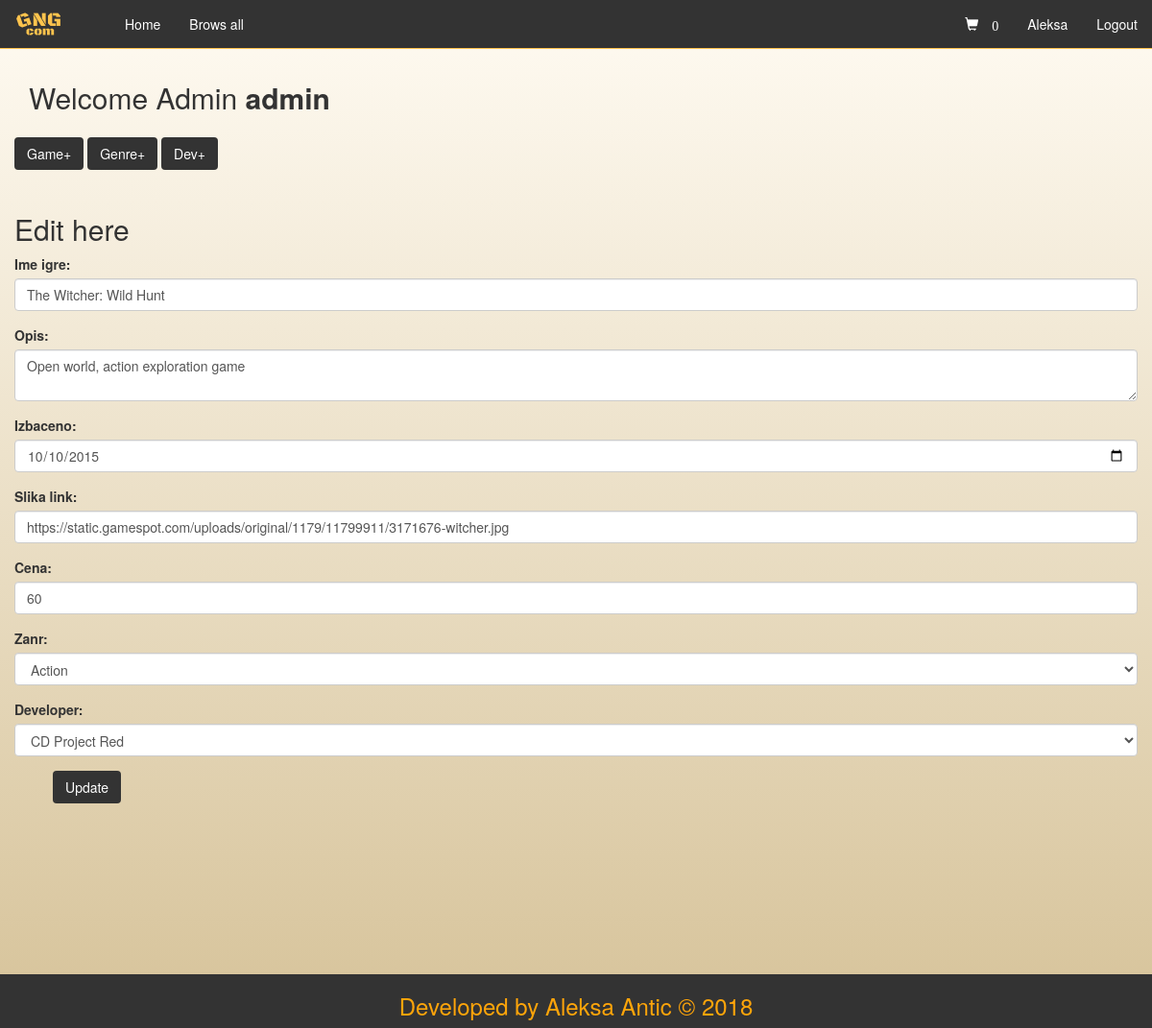
Page /index.php?pages=fix&id=1 (signed in) on the committed database.
### tables this page shows
create table user(
	id int(11) not null primary key auto_increment,
	ime varchar(45) not null,
	username varchar(45) not null,
	email varchar(45) not null,
	pass varchar(45) not null,
	img varchar(255) not null default "https://cdn.iconscout.com/public/images/icon/premium/png-512/gamepad-control-game-play-xbox-3d8c51a61e95fa85-512x512.png",
	level smallint(2) not null default 1,
	money int(11) not null default 0
);

create table game(
	id int(11) not null primary key auto_increment,
	name varchar(45) not null,
	description varchar(255) not null,
	rating decimal(11,2) default 0,
	release_date date not null,
	img longtext not null,
	cena int(11) not null default 60,
	kupljeno int(11) not null default 0,
	id_developer int(11) not null,
	id_genre int(11) not null,
	foreign key (id_developer) references developer(id)
		on update cascade
		on delete restrict,
	foreign key (id_genre) references genre(id)
		on update cascade
		on delete restrict
);

### includes/defines.php (called while the page is built, shortened)
<?php
	function check($connect,$data){
		$data = trim($data);
		$data = stripcslashes($data);
		$data = htmlspecialchars($data);
		return $data;
	}
	function isLoged(){
		if(isset($_SESSION["logedin_user"])){
			return true;
		}
		return false;
	}
	function isAdmin($result){
		if(isLoged() && $result["level"] == 3){
			return true;
		}
		return false;
	}
 ?>

### includes/sesion.php (called while the page is built, shortened)
<?php
    if(isset($_SESSION["logedin_user"])){
	$user = $_SESSION["logedin_user"];
	$query = $connect->query("SELECT * FROM user WHERE username = '$user'");
	$result = $query->fetch_assoc();
	}
 ?>

### pages/editgame.php (the view, shortened to what this page needs)
<div class="row">
	<h2>Edit here</h2>
	<?php
		$id = check($connect,$_GET['id']);
		$query = $connect->query("SELECT * from game where id='$id'");
		$res = $query->fetch_assoc();
	 ?>
	 <form method="post" action="includes/updategame.php">
	 	<div class="form-group">
    		<label>Ime igre:</label>
    		<input type="text" class="form-control" name="ime" value="<?php echo $res['name']; ?>">
 		</div>
 		<div class="form-group">
    		<label>Opis:</label>
    		<textarea type="text" class="form-control" name="desc" ><?php echo $res['description']; ?></textarea>
 		</div>
 		<div class="form-group">
    		<label>Izbaceno:</label>
    		<input type="date" class="form-control" name="date" value="<?php echo $res['release_date']; ?>">
 		</div>
        <div class="form-group">
            <label>Slika link:</label>
            <input type="text" class="form-control" name="img" value="<?php echo $res['img']; ?>">
        </div>
 		<div class="form-group">
    		<label>Cena:</label>
    		<input type="text" class="form-control" name="cena" value="<?php echo $res['cena']; ?>">
 		</div>
 		<div class="form-group">
    		<label>Zanr:</label>
    		<select class="form-control" name="genre" value="<?php echo $res['id_genre']; ?>">
    		<?php
    			$query = $connect->query("SELECT * FROM genre");
				while($r = $query->fetch_assoc()){
					echo "<option class='form-control' value='".$r["id"]."'>".$r["name"]."</option>";
				}
    		 ?>
    		 </select>
 		</div>
 		<div class="form-group">
    		<label>Developer:</label>
    		<select class="form-control" name="dev" value="<?php echo $res['id_developer']; ?>">
    		<?php
    			$query = $connect->query("SELECT * FROM developer");
				while($r = $query->fetch_assoc()){
					echo "<option class='form-control' value='".$r["id"]."'>".$r["name"]."</option>";
				}
    		 ?>
    		 </select>
 		</div>
 		<dir class="form-group">
 			<button class="btn">Update</button>
 		</dir>
	 </form>
</div>

### index.php (shortened to what this page needs)
<?php include_once "includes/defines.php";
	  include_once("includes/sesion.php");?>
<!DOCTYPE html>
<html>
<head>
	<link rel="stylesheet" href="https://maxcdn.bootstrapcdn.com/bootstrap/3.3.7/css/bootstrap.min.css">
  	<link rel="stylesheet" type="text/css" href="style/style.css">
</head>
<body>
	<?php include_once("header.php"); ?>
	<div class="container">
	<?php
		if (!empty($_GET)) {
			if(!empty($_GET['pages'])){
				$pages = $_GET['pages'];
			}
		}
		if(isAdmin($result)){
			echo "<h2>Welcome Admin <b>".$result["username"]."</b></h2>";
			?>
			<div class="row">
				<a href="?pages=addgame"><button class="btn">Game+</button></a>
				<a href="?pages=addgenre"><button class="btn">Genre+</button></a>
				<a href="?pages=adddeveloper"><button class="btn">Dev+</button></a>
			</div>
			<?php
		}
		if(!empty($pages)){
			if($pages == "addgame" && isAdmin($result)){
				include_once "pages/addgame.php";
			}
			elseif($pages == "addgenre" && isAdmin($result)){
				include_once "pages/addgenre.php";
			}
			elseif($pages == "addplatform" && isAdmin($result)){
				include_once "pages/addplatform.php";
			}
			elseif($pages == "adddeveloper" && isAdmin($result)){
				include_once "pages/adddeveloper.php";
			}
			elseif($pages == "fix" && isAdmin($result)){
				include_once "pages/editgame.php";
			}elseif($pages == "cart" && isLoged()){
				include_once "pages/cart.php";
			}elseif($pages == "game"){
				include_once "pages/buygame.php";
			}elseif($pages == "profile" && isLoged()){
				include_once "pages/profile.php";
			}else{
			include_once "pages/main.php";
			}
		}else{
			include_once "pages/main.php";
		}
	 ?>
	 </div>
	<?php include_once("footer.php"); ?>
</body>
</html>

### header.php (shortened to what this page needs)
<nav class="navbar navbar-inverse navbar-fixed-top">
  <div class="container-fluid">
    <div class="navbar-header">
      <a class="navbar-left" href="index.php"><img src="gng.png" width="50" height="50"></a>
    </div>
    <ul class="nav navbar-nav">
      <li ><a href="index.php">Home</a></li>
      <li><a href="?pages=browsall">Brows all</a></li>
    </ul>
    <ul class="nav navbar-nav navbar-right">
      <?php if(!isLoged()){ ?>
        <li><a href="#" data-toggle="modal" data-target="#register"><span class="glyphicon glyphicon-user"></span> Sign Up</a></li>
        <li><a href="#" data-toggle="modal" data-target="#login"><span class="glyphicon glyphicon-log-in"></span> Login</a></li>
      <?php
        }else{
            ?>
            <li><a href="?pages=cart"><span class="glyphicon glyphicon-shopping-cart cart">
            <?php $q = $connect->query("SELECT count(id_game) as num from cart left join user on cart.id_user = user.id where cart.id_user = ".$result['id']."");
                    $r = $q->fetch_assoc();
                    echo $r['num'];?>
            </span></a></li>
            <li><a href="?pages=profile&id=<?php echo $result['id']; ?>"><span><?php echo $result["ime"];?></span></a></li>
            <li><a href="includes/logout.php">Logout</a></li>
        <?php } ?>
      </ul>
  </div>
</nav>

### footer.php
<div class="footer">
	<h3>Developed by Aleksa Antic &copy; 2018</h3>
</div>

### style/style.css (style rules this page uses)
.container { margin-top: 65px; min-height: 900px; }
.row { margin-top: 25px; }
.nav { margin-left: 50px; }
.navbar-inverse { background-color: #333; border-color: #ffc34d; }
.navbar-nav>li>a { color: #fff !important; }
.btn { background-color: #333; color: #fff; }
body { background: linear-gradient(to bottom, rgba(255,247,230,0.5), rgba(153,104,0,0.4)); }
.footer { text-align: center; margin-top: 50px; background-color: #333; overflow: hidden; color: #ffa50a; }

### rows in the picture
user: ime "Aleksa", username "admin"
game: ime "The Witcher: Wild Hunt", desc "Open world, action exploration game", date "10/10/2015", img "https://static.gamespot.com/uploads/original/1179/11799911/3171676-witcher.jpg", cena "60"

### other values in the picture
$r['num'] "0"
form field genre "Action"
form field dev "CD Project Red"
